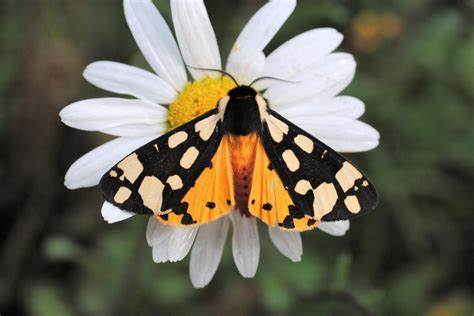
#> input picture lo6/butterfly.jpg, 474 x 316 px, found by its file name
$ python '8 to 24.py'
#> lines starting #> are read from the running program, lines starting #| are printed output that depends on the picture
import cv2
import numpy as np

# Load the grayscale image
grayscale_image = cv2.imread(r"/lo6/butterfly.jpg",
                             cv2.IMREAD_GRAYSCALE)
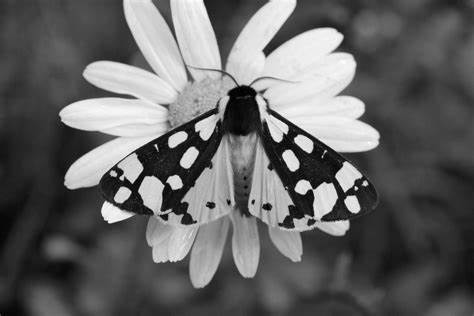
#> grayscale_image: shape (316, 474); min 0, max 255, mean 100.9

# Ensure the image is loaded successfully
if grayscale_image is None:
    print("Error: Image could not be loaded. Check the file path.")
    exit()

# Convert grayscale to RGB
rgb_image = cv2.cvtColor(grayscale_image, cv2.COLOR_GRAY2RGB)

# Set the blue and green channels to 0 (creating an "R-only" effect)
rgb_image[:, :, 0] = 128
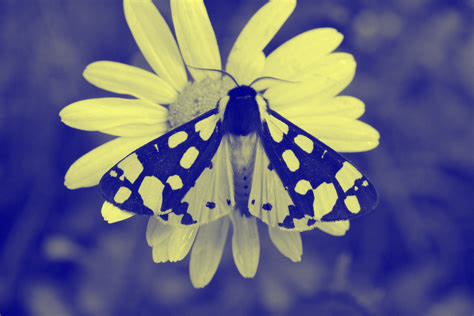
#> rgb_image: shape (316, 474, 3); mean B, G, R 128, 100.9, 100.9
# rgb_image[:, :, 1] = 0
rgb_image[:, :, 2] = 64
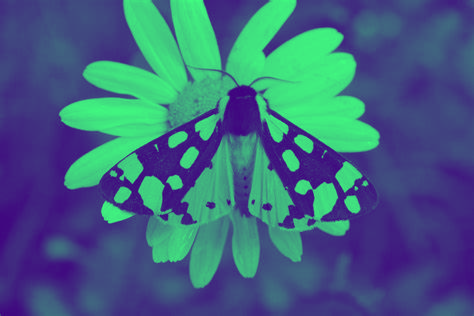
#> rgb_image: shape (316, 474, 3); mean B, G, R 128, 100.9, 64

bgr_image_for_display = cv2.cvtColor(rgb_image,cv2.COLOR_BGR2RGB)


# Display the images
cv2.imshow("Grey", grayscale_image)
cv2.imshow("RGB (Red Only)", rgb_image)

# Wait for a key press and close the display windows
cv2.waitKey(0)
cv2.destroyAllWindows()
